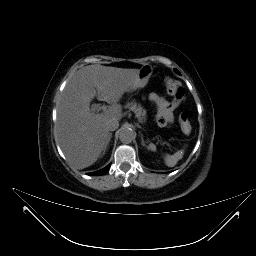
#> input picture images_dataset/img-1008.jpg, 256 x 256 px
$ python -i data_preprocessing.py   (imports and definitions only)
#> lines starting #> are read from the running program, lines starting #| are printed output that depends on the picture
#> in preprocess_single_image, image is the input picture: PIL image 256x256 RGB; min 0, max 255, mean 24.4
import os
import random
from pathlib import Path

import cv2
import numpy as np
from PIL import Image, ImageEnhance, ImageOps

# =========================================================
# PATHS
# =========================================================
BASE_DIR = Path(__file__).resolve().parent.parent
INPUT_DIR = BASE_DIR / "images_dataset"
OUTPUT_DIR = BASE_DIR / "output"

CLASSES = ["Healthy", "Hepatic_Steatosis"]
TARGET_SIZE = (224, 224)

# =========================================================
# TECHNIQUE 1: RESIZING
# =========================================================
def resize_image(image: Image.Image, target_size=(224, 224)) -> Image.Image:
#> called with target_size = (224, 224)
    return image.resize(target_size)
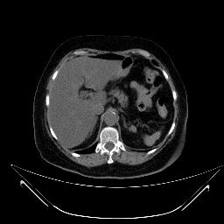
#> returned value: PIL image 224x224 RGB; min 0, max 255, mean 24.5

# =========================================================
# TECHNIQUE 2: NORMALIZATION
# =========================================================
def normalize_image(image: Image.Image) -> np.ndarray:
    return np.array(image).astype(np.float32) / 255.0

# =========================================================
# TECHNIQUE 3: HORIZONTAL FLIP
# =========================================================
def horizontal_flip(image: Image.Image) -> Image.Image:
    return ImageOps.mirror(image)

# =========================================================
# TECHNIQUE 4: ROTATION
# =========================================================
def rotate_image(image: Image.Image) -> Image.Image:
    angle = random.choice([90, 180, 270])
    return image.rotate(angle)

# =========================================================
# TECHNIQUE 5: BRIGHTNESS ADJUSTMENT
# =========================================================
def brightness_adjust(image: Image.Image) -> Image.Image:
    enhancer = ImageEnhance.Brightness(image)
    return enhancer.enhance(random.uniform(0.8, 1.2))

# =========================================================
# TECHNIQUE 6: CONTRAST ADJUSTMENT
# =========================================================
def contrast_adjust(image: Image.Image) -> Image.Image:
    enhancer = ImageEnhance.Contrast(image)
    return enhancer.enhance(random.uniform(0.8, 1.2))
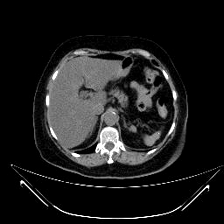
#> returned value: PIL image 224x224 RGB; min 0, max 255, mean 28.7

# =========================================================
# TECHNIQUE 7: GAUSSIAN BLUR / DENOISING
# =========================================================
# [53 lines left out: functions gaussian_blur, clahe_enhancement, histogram_equalization, edge_detection, not called in this run]

# =========================================================
# TECHNIQUE 11: PADDING
# =========================================================
def pad_image(image: Image.Image, target_size=(224, 224)) -> Image.Image:
    return ImageOps.pad(image, target_size, color=0)

# =========================================================
# TECHNIQUE 12: RANDOM ZOOM
# =========================================================
def random_zoom(image: Image.Image) -> Image.Image:
    w, h = image.size
#> w = 224; h = 224
    zoom_factor = random.uniform(1.0, 1.15)

    new_w = int(w * zoom_factor)
#> new_w = 237
    new_h = int(h * zoom_factor)
#> new_h = 237

    zoomed = image.resize((new_w, new_h))
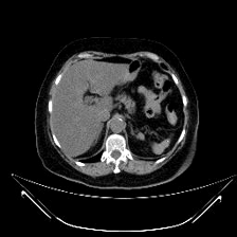
#> zoomed: PIL image 237x237 RGB; min 0, max 255, mean 28.8

    left = (new_w - w) // 2
#> left = 6
    top = (new_h - h) // 2
#> top = 6
    right = left + w
#> right = 230
    bottom = top + h
#> bottom = 230

    return zoomed.crop((left, top, right, bottom))
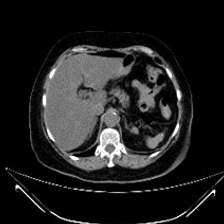
#> returned value: PIL image 224x224 RGB; min 0, max 255, mean 31.9

# =========================================================
# TECHNIQUE 13: RANDOM SHIFT / TRANSLATION
# =========================================================
def random_shift(image: Image.Image) -> Image.Image:
    arr = np.array(image)
    rows, cols = arr.shape[:2]
#> rows = 224; cols = 224

    tx = random.randint(-10, 10)
    ty = random.randint(-10, 10)

    matrix = np.float32([[1, 0, tx], [0, 1, ty]])
    shifted = cv2.warpAffine(arr, matrix, (cols, rows), borderMode=cv2.BORDER_REFLECT)
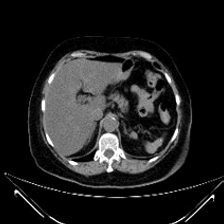
#> shifted: shape (224, 224, 3); min 0, max 255, mean 31.5

    return Image.fromarray(shifted)

# =========================================================
# TECHNIQUE 14: INVERSION
# =========================================================
# [4 lines left out: function invert_image, not called in this run]

# =========================================================
# TECHNIQUE 15: GAUSSIAN NOISE
# =========================================================
def add_noise(image: Image.Image) -> Image.Image:
    arr = np.array(image).astype(np.float32)
    noise = np.random.normal(0, 10, arr.shape)
    noisy = np.clip(arr + noise, 0, 255).astype(np.uint8)
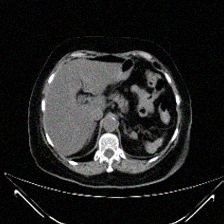
#> noisy: shape (224, 224, 3); mean R, G, B 33.5, 33.6, 33.5
    return Image.fromarray(noisy)

# =========================================================
# SAVE NPY
# =========================================================
def save_npy(image: Image.Image, output_path_without_extension: Path) -> None:
    npy_array = normalize_image(image)
    np.save(str(output_path_without_extension) + ".npy", npy_array)

# =========================================================
# MAIN PREPROCESSING PIPELINE
# =========================================================
def preprocess_single_image(image_path: Path, output_png_path: Path, output_npy_base: Path) -> None:
    image = Image.open(image_path).convert("RGB")

    # Base preprocessing
    image = resize_image(image, TARGET_SIZE)
    image = pad_image(image, TARGET_SIZE)

    # Apply enhancement / augmentation techniques
    image = brightness_adjust(image)
    image = contrast_adjust(image)

    if random.random() > 0.5:
        image = horizontal_flip(image)

    if random.random() > 0.5:
        image = rotate_image(image)

    if random.random() > 0.5:
        image = random_zoom(image)

    if random.random() > 0.5:
        image = random_shift(image)

    if random.random() > 0.7:
        image = gaussian_blur(image)

    if random.random() > 0.7:
        image = add_noise(image)

    # Extra feature enhancement operations
    # Applied only to create better processed training-style image variants
    if random.random() > 0.7:
        image = clahe_enhancement(image)

    if random.random() > 0.8:
        image = histogram_equalization(image)

    if random.random() > 0.9:
        image = edge_detection(image)

    if random.random() > 0.95:
        image = invert_image(image)

    # Final save
    image.save(output_png_path)
    save_npy(image, output_npy_base)

# =========================================================
# PROCESS FULL DATASET
# =========================================================
# [29 lines left out: function process_dataset, not called in this run]

# =========================================================
# RUN
# =========================================================
# [2 lines not run here, left out]

>>> result = preprocess_single_image('../../images_dataset/img-1008.jpg', 'out.png', 'out1.png')

$ run again, on images_dataset/img-1069.png
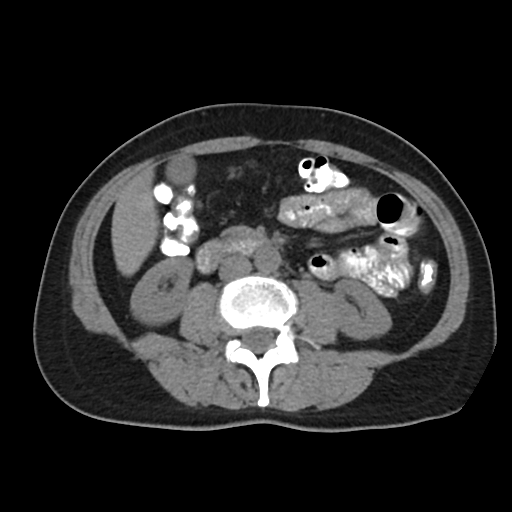
#> input picture images_dataset/img-1069.png, 512 x 512 px
#> in random_zoom, `return zoomed.crop((left, top, right, bottom))`:
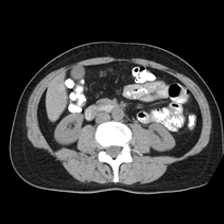
#> returned value: PIL image 224x224 RGB; min 0, max 255, mean 55.5
#> in add_noise, `noisy = np.clip(arr + noise, 0, 255).astype(np.uint8)`:
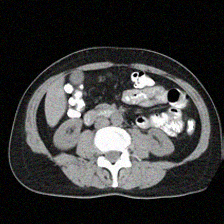
#> noisy: shape (224, 224, 3); mean R, G, B 56.9, 57, 56.9

$ run again, on images_dataset/img-1078.jpg
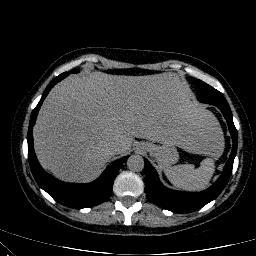
#> input picture images_dataset/img-1078.jpg, 256 x 256 px
#> in preprocess_single_image, image is the input picture: PIL image 256x256 RGB; min 0, max 255, mean 46.8
#> in random_zoom, `return zoomed.crop((left, top, right, bottom))`:
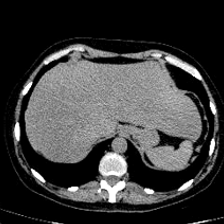
#> returned value: PIL image 224x224 RGB; min 0, max 255, mean 60.7
#> in add_noise, `noisy = np.clip(arr + noise, 0, 255).astype(np.uint8)`:
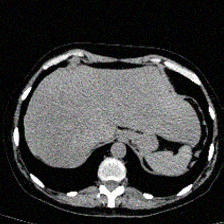
#> noisy: shape (224, 224, 3); mean R, G, B 62.1, 62.1, 62.1

$ run again, on images_dataset/img-1133.jpg
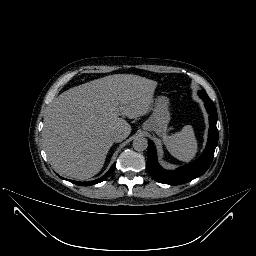
#> input picture images_dataset/img-1133.jpg, 256 x 256 px
#> in preprocess_single_image, image is the input picture: PIL image 256x256 RGB; min 0, max 255, mean 32
#> in random_zoom, `return zoomed.crop((left, top, right, bottom))`:
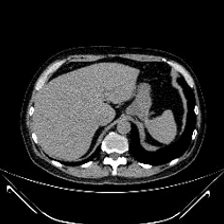
#> returned value: PIL image 224x224 RGB; min 0, max 255, mean 42
#> in add_noise, `noisy = np.clip(arr + noise, 0, 255).astype(np.uint8)`:
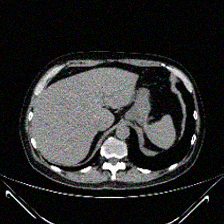
#> noisy: shape (224, 224, 3); mean R, G, B 43.7, 43.8, 43.7
